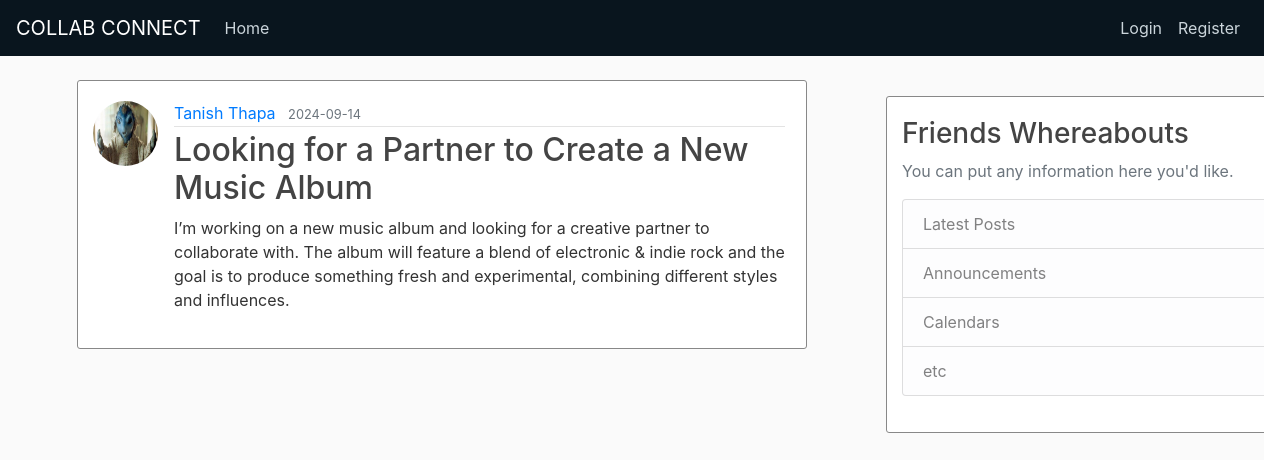
Screenshot of /post/3 with the database file from the repository.
### flaskblog/models.py (models this page shows, shortened)
class User(db.Model, UserMixin):
    __tablename__ = 'users'
    id = db.Column(db.Integer, primary_key=True)
    username = db.Column(db.String(20), unique=True, nullable=False)
    email = db.Column(db.String(120), unique=True, nullable=False)
    image_file = db.Column(db.String(20), nullable=False, default='default.jpg')
    password = db.Column(db.String(60), nullable=False)
    posts = db.relationship('Post', backref='author', cascade='all, delete', lazy=True)
    comments = db.relationship('Comment', backref='author', cascade='all, delete', lazy=True)
    friendship = db.relationship(
        'Friendship',
        primaryjoin="(User.id == Friendship.user_id) | (User.id == Friendship.friend_id)",
        backref='users',
        lazy='dynamic',
        cascade='all, delete-orphan'
    )
    categories = db.relationship('Category', secondary='user_categories', cascade='all, delete', back_populates='users')
    likes = db.relationship('Like', backref='user', cascade='all, delete', lazy=True)

class Post(db.Model):
    id = db.Column(db.Integer, primary_key=True)
    title = db.Column(db.String(100), nullable=False)
    date_posted = db.Column(db.DateTime, nullable=False, default=datetime.utcnow)
    content = db.Column(db.Text, nullable=False)
    user_id = db.Column(db.Integer, db.ForeignKey('users.id'), nullable=False)
    file_path = db.Column(db.String(255), nullable=True)
    comments = db.relationship('Comment', backref='post', cascade='all, delete', lazy=True)
    likes = db.relationship('Like', backref='post', cascade='all, delete', lazy=True)

### flaskblog/routes.py (the view)
@app.route("/post/<int:post_id>")
def post(post_id):
    post = Post.query.get_or_404(post_id)
    return render_template('post.html', title=post.title, post=post)

### flaskblog/templates/post.html (shortened to what this page needs)
{% extends "layout.html" %}
{% block content %}
  <article class="media content-section">
    <img class="rounded-circle article-img" src="{{ url_for('static', filename='profile_pics/' + post.author.image_file) }}">
    <div class="media-body">
      <div class="article-metadata">
        <a class="mr-2" href="#">{{ post.author.username }}</a>
        <small class="text-muted">{{ post.date_posted.strftime('%Y-%m-%d') }}</small>
      </div>
      <h2 class="article-title">{{ post.title }}</h2>
      <p class="article-content">{{ post.content }}</p>
    </div>
  </article>
{% endblock content %}

### flaskblog/static/main.css (style rules this page uses)
body { background: #fafafa; color: #333333; margin-top: 5rem; }
h1, h2, h3, h4, h5, h6 { color: #444444; }
.content-section { background: #ffffff; padding: 20px 15px; border: 1px solid #888888; border-radius: 3px; margin-bottom: 20px; }
.article-title { color: #444444; }
.article-content { white-space: pre-line; height: auto; }
.article-img { height: 65px; width: 65px; margin-right: 16px; }
.article-metadata { padding-bottom: 1px; margin-bottom: 4px; border-bottom: 1px solid #e3e3e3; margin-right: 50px; width: 99%; }

### rows the page displays
User: image_file (picture), author.username "Tanish Thapa"
Post: date_posted "2024-09-14", title "Looking for a Partner to Create a New Music Album", content "I’m working on a new music album and looking for a creative partner to collaborate with. The album will feature a blend of electronic & indie rock and the goal is to produce something fresh and experimental, combining different styles and influences."
